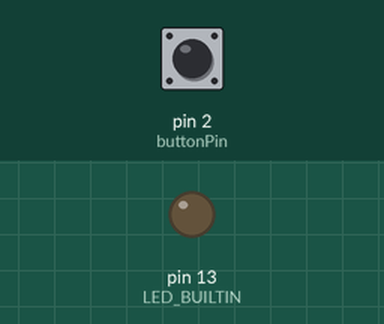
Bench run of a sketch on a simulated Arduino Uno, built with avr-gcc and run on an emulated ATmega328P. Parts: output pins drawn as LEDs (lit = HIGH). The test bench sets the inputs (shaded band); at power-on: pin 2 (buttonPin) HIGH.

Above: at 1.2 s.
1.3 s: pin 2 (buttonPin) pulled LOW for 0.15 s
At 1.37 s:
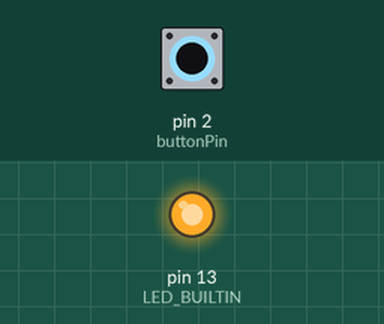
2.9 s: pin 2 (buttonPin) pulled LOW for 3.2 s
At 6.4 s:
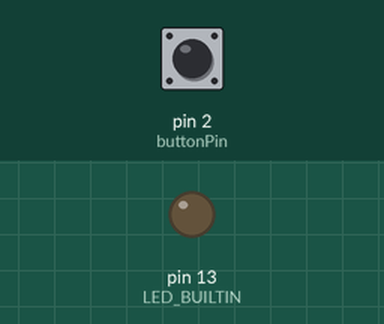
Timing chart, 0 to 7.9 s (numbered marks = the images above; inputs shaded):
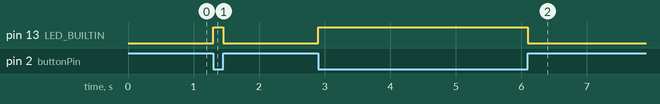

Measured:
- after the input at 1.3 s, pin 13 (LED_BUILTIN): LOW → HIGH at once, → LOW 0.15 s later
- after the input at 2.9 s, pin 13 (LED_BUILTIN): LOW → HIGH at once, → LOW 3.2 s later

The sketch:

button_test.ino
```cpp
const int buttonPin = 2;


void setup() {
  pinMode(buttonPin, INPUT_PULLUP); // Taster nach GND
  pinMode(LED_BUILTIN, OUTPUT);

}

void loop() {
  // Taster gedrückt? (wegen Pullup ist gedrückt = LOW)
  bool pressed = (digitalRead(buttonPin) == LOW);

  if (pressed) {
    digitalWrite(LED_BUILTIN, HIGH);
  } else {
    digitalWrite(LED_BUILTIN, LOW);
  }
}
```
